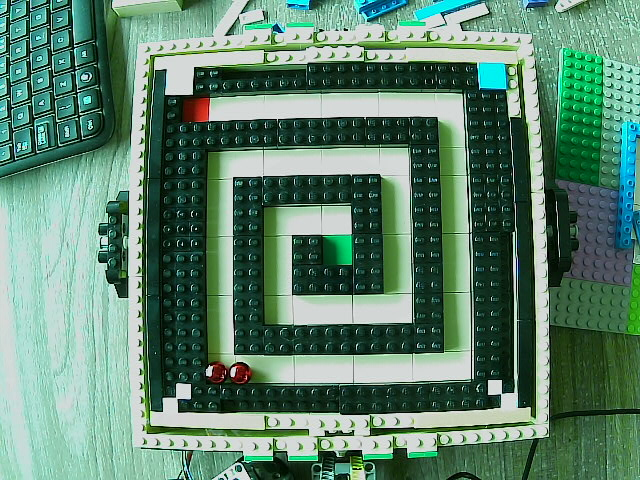
#> input picture img/walls.jpg, 640 x 480 px
$ python 09_02_undistort.py
#> lines starting #> are read from the running program, lines starting #| are printed output that depends on the picture
import numpy as np
import cv2
import glob

# Load calibrated camera parameters
calibratio = np.load('img/calib.npz')
#> (reads img/calib.npz from the repository)
mtx = calibratio['mtx']
dist = calibratio['dist']
rvecs = calibratio['rvecs']
tvecs = calibratio['tvecs']

# Load one of the test images
img = cv2.imread('img/walls.jpg')
#> img is the input picture: shape (480, 640, 3); mean B, G, R 110.7, 131.8, 94.2
h, w = img.shape[:2]
#> h = 480; w = 640

# Obtain the new camera matrix and undistort the image
newCameraMtx, roi = cv2.getOptimalNewCameraMatrix(mtx, dist, (w, h), 1, (w, h))
#> roi = (16, 24, 608, 433)
undistortedImg = cv2.undistort(img, mtx, dist, None, newCameraMtx)
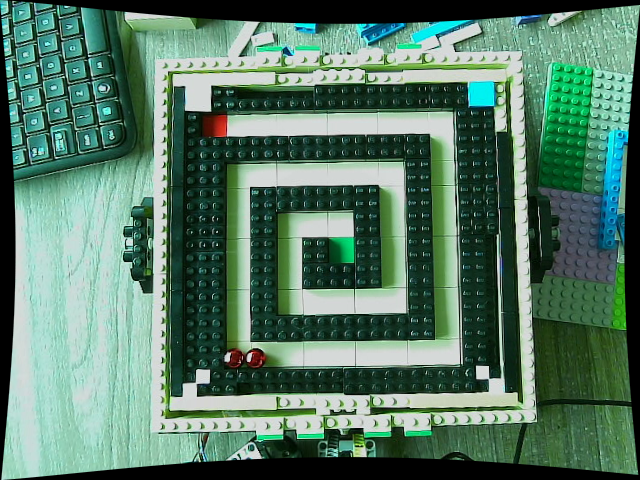
#> undistortedImg: shape (480, 640, 3); mean B, G, R 102.5, 121.7, 86.5

# Display the final result
cv2.imshow('chess board', np.hstack((img, undistortedImg)))
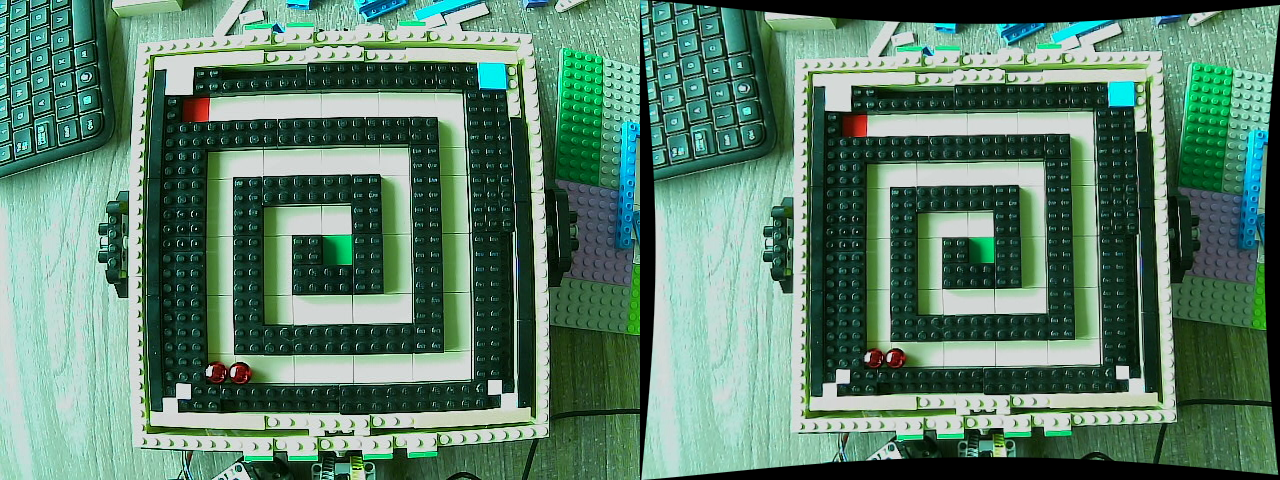
#> window 'chess board': shape (480, 1280, 3); mean B, G, R 106.6, 126.8, 90.4
cv2.waitKey(0)
cv2.destroyAllWindows()
